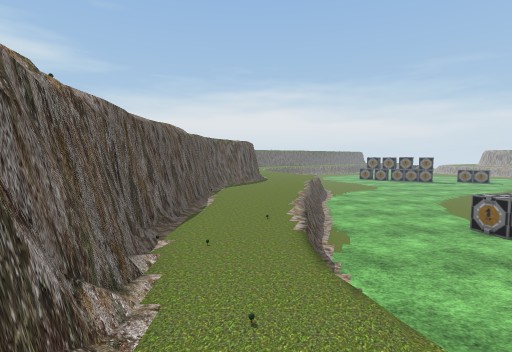
View 1 (above)

19 first-person views from a walk through a 3-D level made in the Unity game engine. The camera is 1.2 m above the floor, tilts 4° down and sees 85° across. The floor is counted in squares, 1 m on a side. Each view is taken from the middle of a square. On the plan, view 1 faces up. The plan holds only what a view shows up to about 13 squares ahead; the rest is blank. The place goes on beyond the plan. Some trees and plants on the terrain are drawn as simple stand-ins. The player is left out. Some animated figures are not drawn. Some surface patterns are stand-ins.

View 2
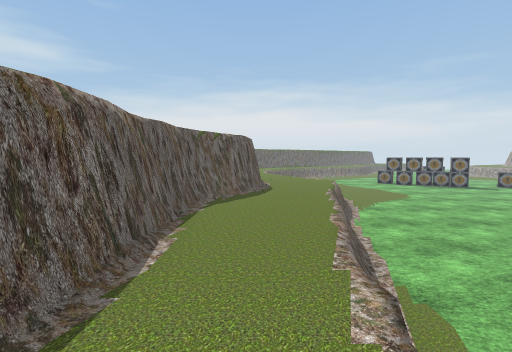

View 3
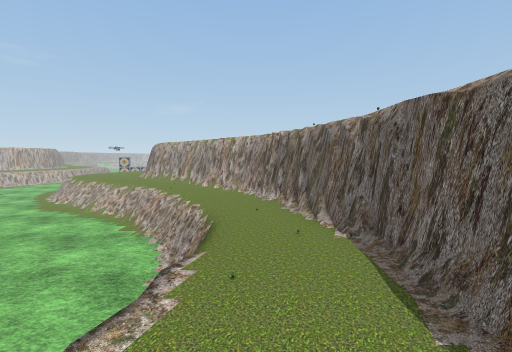

View 4
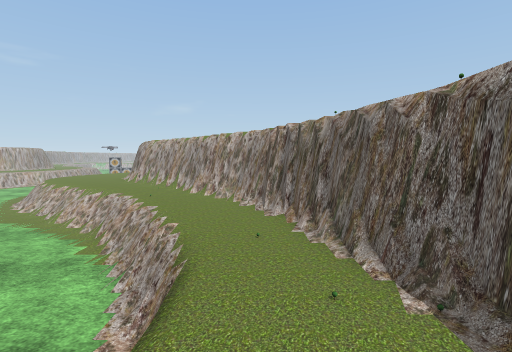

View 5
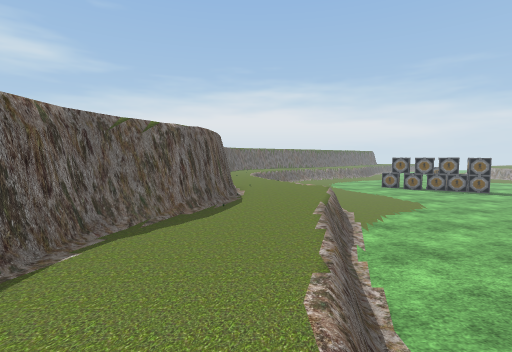

View 6
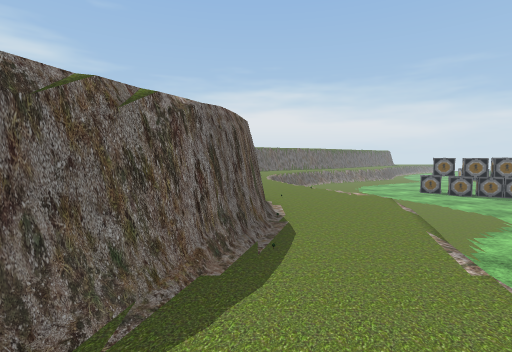

View 7
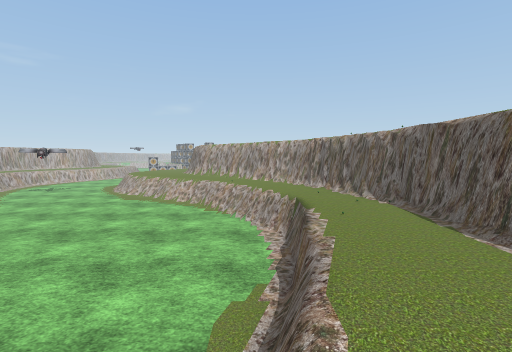

View 8
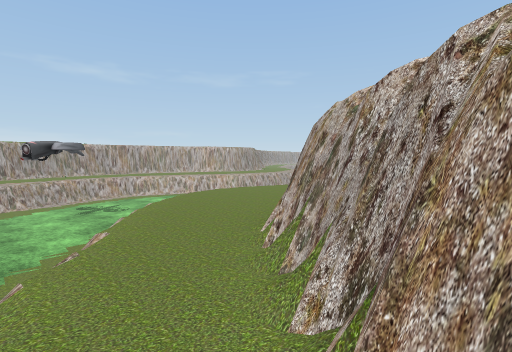

View 9
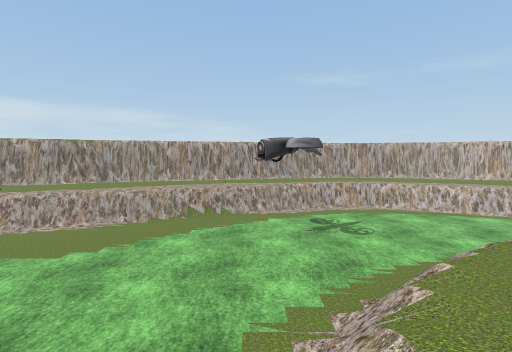

View 10
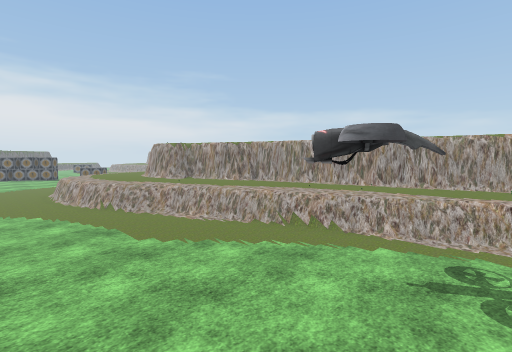

View 11
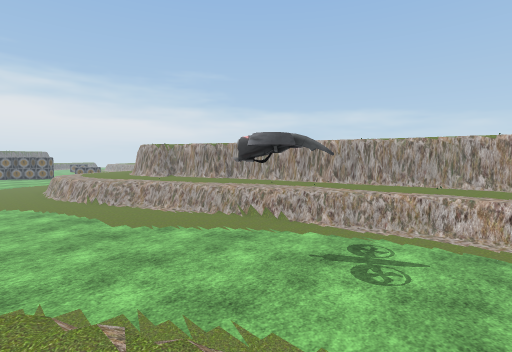

View 12
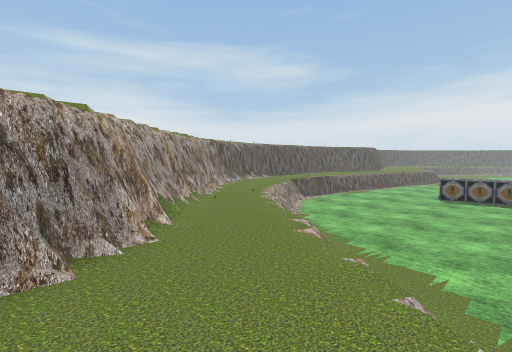

View 13
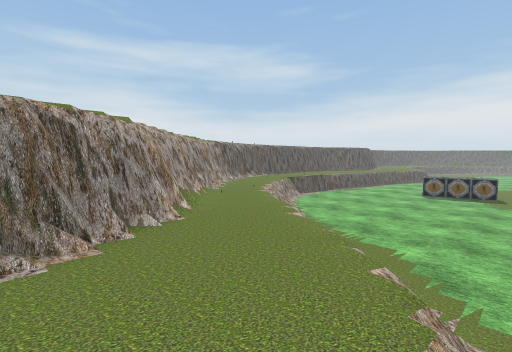

View 14
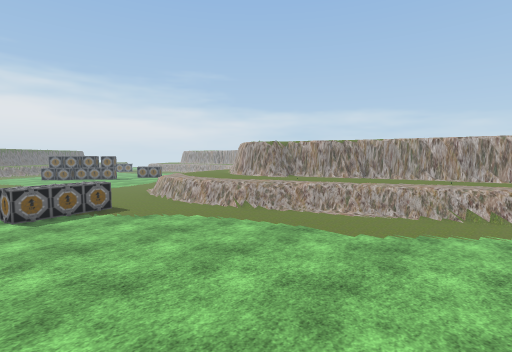

View 15
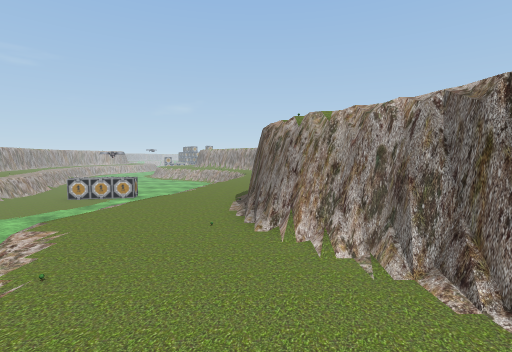

View 16
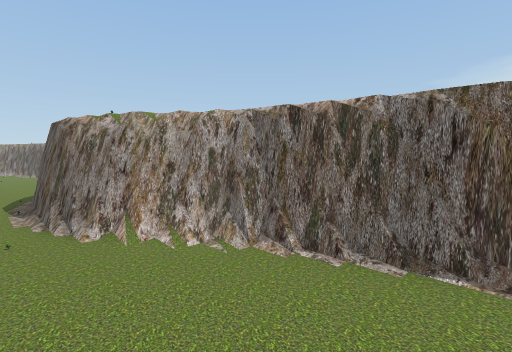

View 17
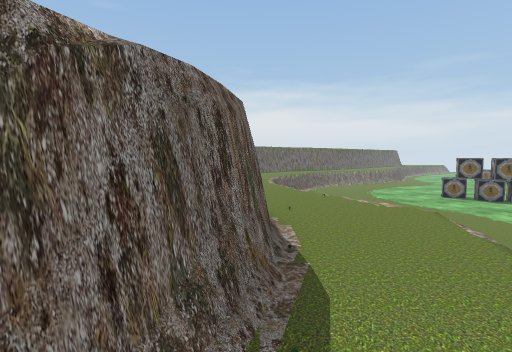

View 18
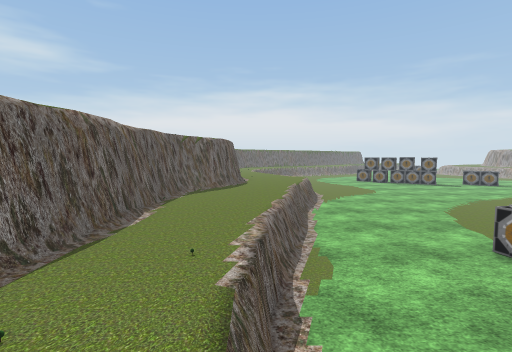

View 19
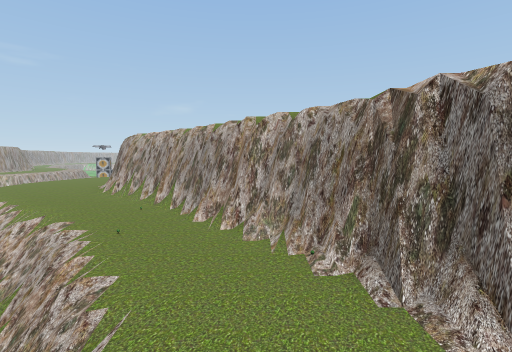

### Floor plan
Key: @ floor where view 1 was taken; # wall or solid block; . main floor; : floor 0.25 m higher than the main floor; + floor 0.5 m higher than the main floor; * floor 0.75 m higher than the main floor; % floor 1 m higher than the main floor; / step, stairs or slope; = window, fence, low wall or low ledge; ^ raised ledge; C crate; O other object.
Columns run from 3 left of view 1 to 23 right of it. Each row starts with its distance up from view 1.
 23 #%%%%=    .....
 22 ##%%%=    .....
 21 ##%%%/=  .....
 20  #%%%O% ........
 19  ##%%%%=........
 18   ##O%%=.......
 17   ##%%%=.......
 16    #%%#=.......
 15   ##%%=........
 14   ##%%=........
 13  ##%%%=.......
 12  ##%%%........
 11  #%%%/.........
 10  #%%%=.........
  9  #%%%=......C..
  8  #%%%/....CCCC..
  7  #%%/...........=
  6  #%%=...........//    #
  5  #%O=............/%  %#
  4  #O%=.............%%%%##
  3  #%%=.............:%%%%#
  2  ##O//.............=%%%
  1  ##%%=.............=%%%%
  0   #@///............/%%%%
 -1   ##%%//............%%%%##
 -2    ##%%/............/%%%##
 -3     #=%%*/..........//%%%#
 -4     ##%%%//........../%%%#
 -5      ##%%%%+.........=%%%#^
 -6       ##%%%%%/.......//%%##
 -7        ##%%%%/=......./%%%#
 -8         ##%%%%=.......=%%%#
 -9          ##%%%/ .......%%%#
-10          ##%%%% ......=%%

Positions as (right, up) in squares from view 1, and headings:
1: (0, 0), facing up
2: (0, 4), facing up
3: (0, 8), facing down
4: (0, 6), facing down
5: (1, 7), facing up
6: (0, 10), facing up
7: (2, 11), facing down
8: (3, -4), facing down-right
9: (7, -5), facing right
10: (10, -8), facing up-right
11: (10, -10), facing up-right
12: (10, -9), facing up-left
13: (11, -10), facing up-left
14: (6, -4), facing up-right
15: (0, 23), facing down
16: (1, 23), facing down-left
17: (0, 12), facing up
18: (1, 2), facing up
19: (1, 2), facing down
